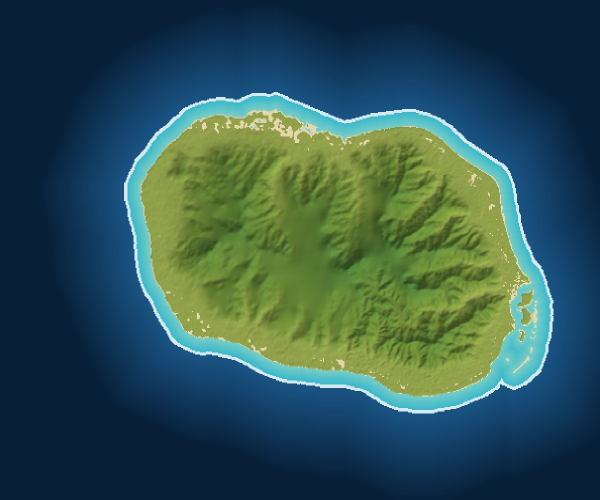
#> input picture rarotonga-tourist-map/v4/imagery.jpg, 1200 x 1000 px (shown at 1/2 size)
$ python test_closeups.py
#> lines starting #> are read from the running program, lines starting #| are printed output that depends on the picture
"""A close-up must stay out of the way until you are close, then land exactly
on the ground it depicts.

The test makes its own close-up out of a crop of the base map, registers it
over Muri, builds the page for real, and checks both. It puts the tree back
the way it found it. Needs no network.
"""
import http.server, json, pathlib, shutil, subprocess, sys, tempfile, threading
from PIL import Image
from playwright.sync_api import sync_playwright

HERE = pathlib.Path(__file__).resolve().parent
ROOT = HERE.parent
V4 = ROOT / "v4"
MANIFEST = V4 / "closeups.json"
FOLDER = V4 / "closeups"
BBOX = [-159.7320, -21.2600, -159.7230, -21.2520]      # a patch of Muri
had_manifest = MANIFEST.exists()
saved = MANIFEST.read_text() if had_manifest else None   # the real register, put back at the end

try:
    FOLDER.mkdir(exist_ok=True)
    base = Image.open(V4 / "imagery.jpg")
#> base is the input picture: PIL image 1200x1000 RGB; mean R, G, B 48.7, 83.9, 83
    crop = base.crop((int(base.width * 0.6), int(base.height * 0.4),
                      int(base.width * 0.75), int(base.height * 0.55))).resize((600, 600))
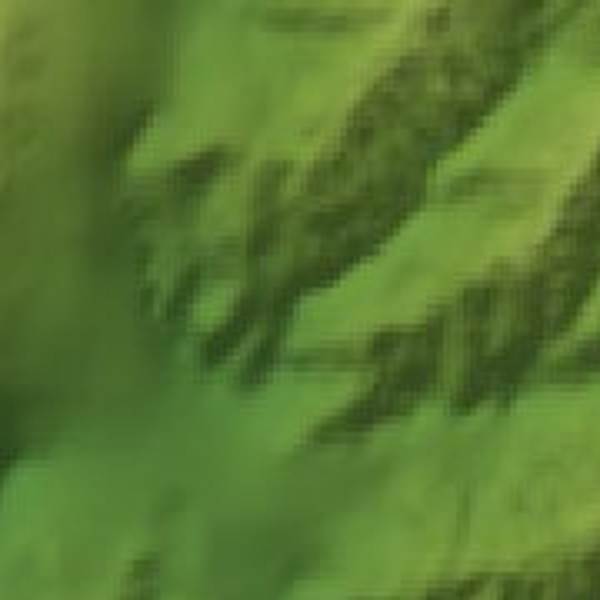
#> crop: PIL image 600x600 RGB; mean R, G, B 89.5, 121.1, 49.4
    crop.save(FOLDER / "_test.jpg", quality=80)
    MANIFEST.write_text(json.dumps({"murilagoon": {"file": "_test.jpg", "bbox": BBOX, "rot": 0}}))
    # only the test's own entry is present while it runs, so a stray card image
    # cannot be what makes the assertions pass
    r = subprocess.run([sys.executable, str(V4 / "tools" / "build.py")], capture_output=True, text=True)
#> (the run stopped early here; a loop or call above may not have finished)
